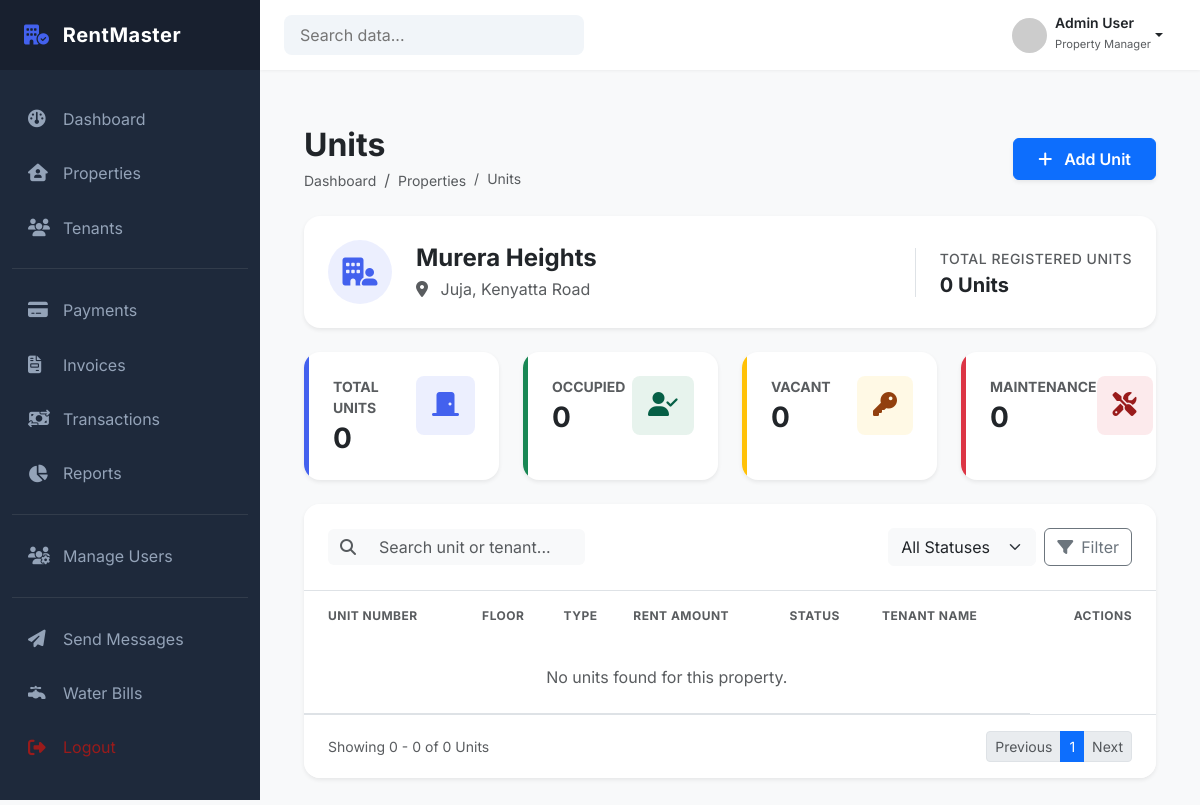
The app's page /properties/properties/11/units/ (signed in), older data.
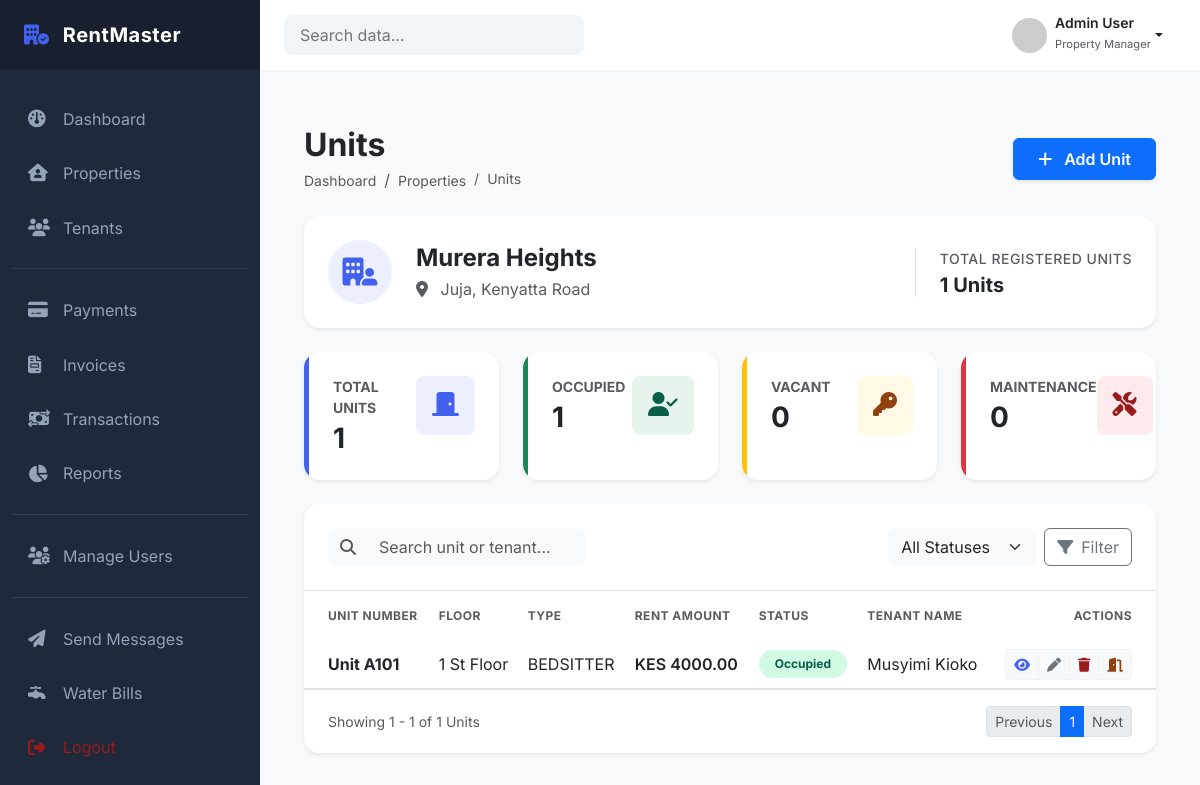
The same page, newer data.
### properties/models.py (models this page shows, shortened)
class Unit(models.Model):
    property = models.ForeignKey(
        Property,
        on_delete=models.PROTECT,
        related_name="units"
    )
    unit_number = models.CharField(max_length=20)
    unit_type = models.CharField(
        max_length=50,
        choices=UnitType.choices
    )
    status = models.CharField(
        max_length=50,
        choices=UnitStatus.choices,
        default=UnitStatus.VACANT
    )
    floor = models.CharField(max_length=20, blank=True)
    is_active = models.BooleanField(default=True)
    created_at = models.DateTimeField(auto_now_add=True)
    class Meta:
        constraints = [
            UniqueConstraint(
                fields=["property", "unit_number"],
                name="unique_unit_number_per_property"
            )
        ]
        ordering = ["unit_number"]

### tenants/models.py (models this page shows, shortened)
class Tenancy(models.Model):
    tenant = models.ForeignKey(
        "Tenant",
        on_delete=models.PROTECT,
        related_name="tenancies"
    )
    unit = models.ForeignKey(
        Unit,
        on_delete=models.PROTECT,
        related_name="tenancies"
    )
    start_date = models.DateField() # when tenancy officially begins
    end_date = models.DateField(null=True, blank=True) # when tenancy ends
    rent_amount = models.DecimalField(max_digits=12, decimal_places=2)
    status = models.CharField(
        max_length=20,
        choices=TenancyStatus.choices,
        default=TenancyStatus.ACTIVE
    )
    created_by = models.ForeignKey(
        settings.AUTH_USER_MODEL,
        on_delete=models.PROTECT,
        related_name="created_tenancies"
    )
    created_at = models.DateTimeField(auto_now_add=True)
    updated_at = models.DateTimeField(auto_now=True)
    class Meta:
        ordering = ["-start_date"]
        constraints = [
            models.UniqueConstraint(
                fields=["unit"],
                condition=Q(status="ACTIVE"),
                name="unique_active_tenancy_per_unit"
            ),
            models.UniqueConstraint(
                fields=["tenant"],
                condition=Q(status="ACTIVE"),
                name="unique_active_tenancy_per_tenant"
            )
        ]

class Tenant(models.Model):
    first_name = models.CharField(max_length=100)
    last_name = models.CharField(max_length=100)
    landlord = models.ForeignKey(
        settings.AUTH_USER_MODEL,
        on_delete=models.PROTECT,
        limit_choices_to={"role": "LANDLORD"},
        related_name="tenants"
    )
    phone_number = models.CharField(max_length=20)
    email = models.EmailField(blank=True)
    id_number = models.CharField(max_length=50)
    date_of_birth = models.DateField(null=True, blank=True)
    is_active = models.BooleanField(default=True)
    created_at = models.DateTimeField(auto_now_add=True)
    created_by = models.ForeignKey(
        settings.AUTH_USER_MODEL,
        on_delete=models.PROTECT
    )
    class Meta:
        constraints = [
            UniqueConstraint(
                fields=["id_number", "landlord"],
                name="unique_id_per_landlord"
            ),
            UniqueConstraint(
                fields=["phone_number", "landlord"],
                name="unique_phone_per_landlord"
            )
        ]

### properties/views.py (the view)
# urls.py: path('properties/<int:property_id>/units/', views.property_units, name='property_units'),
@login_required
def property_units(request, property_id):
    status = request.GET.get("status")
    search = request.GET.get("q")
    property, units = get_property_with_units(
        request.user,
        property_id,
        status=status,
        search=search
    )
    if not property:
        return redirect('properties:property_list')
    paginator = Paginator(units, 10) # 10 units per page
    page_number = request.GET.get("page")
    page_obj = paginator.get_page(page_number)
    stats = get_units_stats(units)
    context = {
        'property': property,
        'units': page_obj,
        'page_obj': page_obj,
        'stats': stats,
        'selected_status': status or 'ALL'
    }
    if request.headers.get('HX-Request'):
        return render(request, 'properties/partials/units_table.html', context)
    return render(request, 'properties/property_units.html', context)

### properties/services/unit_service.py (called while the page is built, shortened)
def get_property_with_units(user, property_id, status=None, search=None):
    property = Property.objects.filter(
        id=property_id,
        landlord=user
    ).first()
    if not property:
        return None, None
    active_tenancies = Tenancy.objects.filter(
        status=TenancyStatus.ACTIVE
    ).select_related('tenant')
    units = property.units.all()
    if status and status != 'ALL':
        units = units.filter(status=status)
    units = units.prefetch_related(
        Prefetch(
            'tenancies',
            queryset=active_tenancies,
            to_attr='active_tenancies'
        )
    ).order_by('unit_number')
    for unit in units:
        unit.active_tenancy = (
            unit.active_tenancies[0] if unit.active_tenancies else None
        )
    return property, units

def get_units_stats(units):
    total_units = units.count()
    occupied = units.filter(status='OCCUPIED').count()
    vacant = units.filter(status='VACANT').count()
    maintenance = units.filter(status='MAINTENANCE').count()
    return {
        "total": total_units,
        "occupied": occupied,
        "vacant": vacant,
        "maintenance": maintenance,
    }

### templates/properties/property_units.html (shortened to what the changed rows need)
{% extends 'dashboard/base_dashboard.html' %}
{% load static %}
{% block extra_css %}
<link rel="stylesheet" href="{% static 'properties/css/property_units.css' %}">
{% endblock %}
{% block content %}
<div class="container-fluid py-4">
  <div
    class="d-flex flex-column flex-md-row justify-content-between align-items-md-center mb-4"
  >
    <div class="mb-3 mb-md-0">
      <h2 class="fw-bold text-dark mb-1">Units</h2>
    </div>
  </div>
  <div class="card border-0 shadow-sm rounded-4 mb-4 bg-white">
    <div class="card-body p-4">
      <div class="row align-items-center">
        <div class="col-md-auto mt-3 mt-md-0 border-start ps-md-4">
          <p class="text-muted small fw-medium mb-1 uppercase">
            Total Registered Units
          </p>
          <h5 class="fw-bold mb-0 text-dark">{{ stats.total }} Units</h5>
        </div>
      </div>
    </div>
  </div>
  <div class="row row-cols-1 row-cols-md-2 row-cols-lg-4 g-4 mb-4">
    <div class="col">
      <div
        class="card border-0 shadow-sm h-100 rounded-4 stat-card overflow-hidden"
      >
        <div class="card-body p-4 border-start border-primary border-5">
          <div class="d-flex justify-content-between align-items-start">
            <div>
              <p class="text-muted small fw-bold text-uppercase mb-1">
                Total Units
              </p>
              <h3 class="fw-bold mb-0">{{ stats.total }}</h3>
            </div>
          </div>
        </div>
      </div>
    </div>
    <div class="col">
      <div
        class="card border-0 shadow-sm h-100 rounded-4 stat-card overflow-hidden"
      >
        <div class="card-body p-4 border-start border-success border-5">
          <div class="d-flex justify-content-between align-items-start">
            <div>
              <p class="text-muted small fw-bold text-uppercase mb-1">
                Occupied
              </p>
              <h3 class="fw-bold mb-0">{{ stats.occupied }}</h3>
            </div>
          </div>
        </div>
      </div>
    </div>
  </div>
  <div class="card border-0 shadow-sm rounded-4 overflow-hidden">
    <div class="table-responsive" id="units-table">
      {% include 'properties/partials/units_table.html' %}
    </div>
  </div>
</div>
{% endblock %}

### templates/properties/partials/units_table.html (shortened to what the changed rows need)
<table class="table table-hover align-middle mb-0">
  <thead class="bg-light">
    <tr>
      <th class="ps-4 py-3 border-0 text-muted small text-uppercase fw-bold">
        Unit Number
      </th>
      <th class="py-3 border-0 text-muted small text-uppercase fw-bold">
        Floor
      </th>
      <th class="py-3 border-0 text-muted small text-uppercase fw-bold">
        Type
      </th>
      <th class="py-3 border-0 text-muted small text-uppercase fw-bold">
        Rent Amount
      </th>
      <th class="py-3 border-0 text-muted small text-uppercase fw-bold">
        Status
      </th>
      <th class="py-3 border-0 text-muted small text-uppercase fw-bold">
        Tenant Name
      </th>
      <th
        class="pe-4 py-3 border-0 text-muted small text-uppercase fw-bold text-end"
      >
        Actions
      </th>
    </tr>
  </thead>
  <tbody>
    {% for unit in units %}
    <tr>
      <td class="ps-4 fw-bold text-dark">Unit {{ unit.unit_number }}</td>
      <td>
        {{ unit.floor }}
        {% if unit.floor == '1' %}
            St
        {% elif unit.floor == '2' %}
            nd
        {% elif unit.floor == '3' %}
            rd
        {% else %}
            th
        {% endif %}
            Floor
      </td>
      <td>{{ unit.unit_type }}</td>
      <td>
        <span class="fw-semibold">
          {% if unit.active_tenancy %} KES {{ unit.active_tenancy.rent_amount }}
          {% else %}
          <span class="text-muted small">--</span>
          {% endif %}
        </span>
      </td>
      <td>
        {% if unit.status == "OCCUPIED" %}
        <span
          class="badge rounded-pill bg-success-subtle text-success px-3 py-2"
        >
          Occupied
        </span>
        {% elif unit.status == "VACANT" %}
        <span
          class="badge rounded-pill bg-warning-subtle text-warning px-3 py-2"
        >
          Vacant
        </span>
        {% else %}
        <span class="badge rounded-pill bg-danger-subtle text-danger px-3 py-2">
          Maintenance
        </span>
        {% endif %}
      </td>
      <td>
        {% if unit.active_tenancy %} {{ unit.active_tenancy.tenant.first_name }}
        {{ unit.active_tenancy.tenant.last_name }} {% else %}
        <span class="text-muted small">-- No Tenant --</span>
        {% endif %}
      </td>
      <td class="pe-4 text-end">
        <div class="btn-group" role="group">
          <a
            href="{% url 'properties:unit_detail' unit.id %}"
            class="btn btn-sm btn-light text-primary"
            title="View"
          >
            <i class="fa-solid fa-eye"></i>
          </a>
          <a
            href="{% url 'properties:edit_unit' unit.id %}"
            class="btn btn-sm btn-light text-secondary"
            title="Edit"
          >
            <i class="fa-solid fa-pen"></i>
          </a>
          <a
            href="{% url 'properties:delete_unit' unit.id %}"
            class="btn btn-sm btn-light text-danger"
            title="Delete"
          >
            <i class="fa-solid fa-trash"></i>
          </a>
          {% if unit.status == "OCCUPIED" %}
          <a
            href="{% url 'properties:vacate_unit' unit.id %}"
            class="btn btn-sm btn-light text-warning"
            title="Vacate"
          >
            <i class="fa-solid fa-door-open"></i>
          </a>
          {% endif %}
        </div>
      </td>
    </tr>
    {% empty %}
    <tr>
      <td colspan="6" class="text-center text-muted py-4">
        No units found for this property.
      </td>
    </tr>
    {% endfor %}
  </tbody>
</table>
<div class="card-footer bg-white border-0 py-3 px-4 border-top">
  <div class="d-flex justify-content-between align-items-center">
    <span class="text-muted small">
      Showing {{ page_obj.start_index }} - {{ page_obj.end_index }}
      of {{ page_obj.paginator.count }} Units
    </span>
    <ul class="pagination pagination-sm mb-0">
      {% if page_obj.has_previous %}
      <li class="page-item">
        <a
          class="page-link"
          hx-get="?page={{ page_obj.previous_page_number }}"
          hx-target="#units-table"
          hx-include="[name='q'],[name='status']"
        >
          Previous
        </a>
      </li>
      {% else %}
      <li class="page-item disabled">
      </li>
      {% endif %}
      {% for num in page_obj.paginator.page_range %}
        {% if page_obj.number == num %}
          <li class="page-item active">
            <span class="page-link">{{ num }}</span>
          </li>
        {% endif %}
      {% endfor %}
      {% if page_obj.has_next %}
      <li class="page-item">
        <a
          class="page-link"
          hx-get="?page={{ page_obj.next_page_number }}"
          hx-target="#units-table"
          hx-include="[name='q'],[name='status']"
        >
          Next
        </a>
      </li>
      {% else %}
      <li class="page-item disabled">
      </li>
      {% endif %}
    </ul>
  </div>
</div>

Row changes from the older to the newer data that the page shows:
added Unit: unit_number "A101", floor "1", shows "St", unit_type "BEDSITTER", active_tenancy.rent_amount "4000.00", status "Occupied", active_tenancy.tenant.first_name "Musyimi", active_tenancy.tenant.last_name "Kioko"
Text that changed along with them:
{{ stats.total }}: "0" → "1"
{{ stats.occupied }}: "0" → "1"
{{ page_obj.start_index }}: "0" → "1"
{{ page_obj.end_index }}: "0" → "1"
{{ page_obj.paginator.count }}: "0" → "1"
text no longer shown: "No units found for this property."
